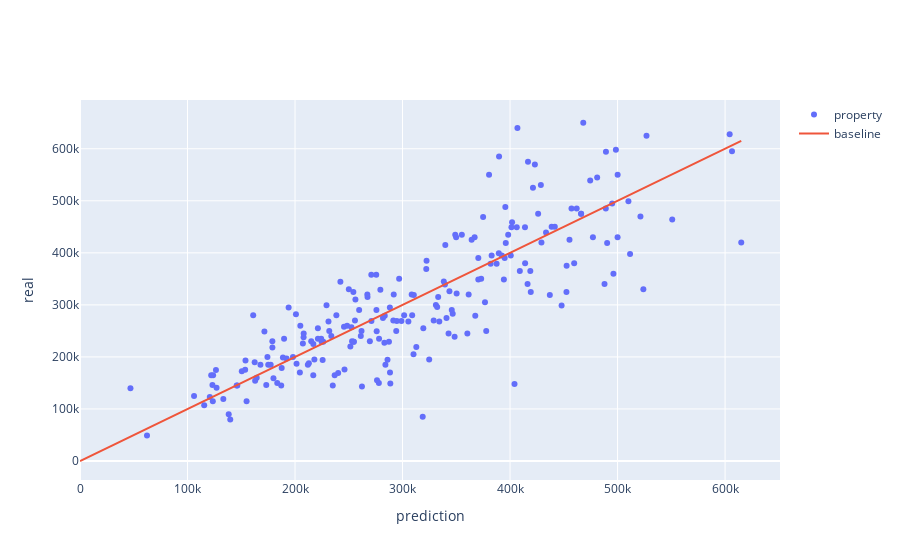

The notebook cell this image was saved under:
### Markdown cell above
### OLS

### Code cell
# OLS
X = df.drop(columns=['price'])
Y = df[['price']]
X_train, X_test, Y_train, Y_test = train_test_split(X, Y, test_size=0.33)
X_ols = sm.add_constant(X_train)
model = sm.OLS(Y_train, X_ols).fit()
Y_pred = model.predict(sm.add_constant(X_test))
print("RMSE:", np.round(mean_squared_error(Y_test, Y_pred),0))
plot_true_vs_pred(Y_test, Y_pred)
# display(model.summary())

### Figure 1 — Plotly figure (JSON) as saved in the notebook; plotly's stock layout.template omitted (floating-point values rounded to 4 significant figures; data arrays with more than 128 entries replaced by an {"elided": "..."} marker saying what was removed)
{"data": [{"mode": "markers", "name": "property", "type": "scatter", "x": {"elided": "218 float values"}, "y": {"elided": "218 int values"}}, {"mode": "lines", "name": "baseline", "type": "scatter", "x": [0, 615000.0], "y": [0, 615000.0]}], "layout": {"xaxis": {"title": {"text": "prediction"}}, "yaxis": {"title": {"text": "real"}}}}
